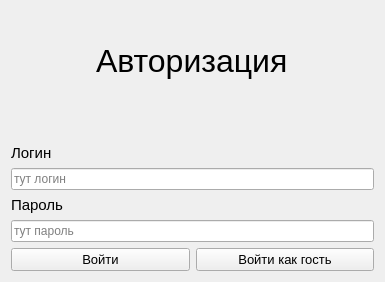
<?xml version="1.0" encoding="UTF-8"?>
<ui version="4.0">
 <class>AuthForm</class>
 <widget class="QWidget" name="AuthForm">
  <property name="geometry">
   <rect>
    <x>0</x>
    <y>0</y>
    <width>385</width>
    <height>282</height>
   </rect>
  </property>
  <property name="windowTitle">
   <string>Авторизация</string>
  </property>
  <layout class="QVBoxLayout" name="verticalLayout_2">
   <item>
    <layout class="QVBoxLayout" name="verticalLayout">
     <item>
      <layout class="QHBoxLayout" name="horizontalLayout_2">
       <item alignment="Qt::AlignmentFlag::AlignHCenter">
        <widget class="QLabel" name="label_3">
         <property name="minimumSize">
          <size>
           <width>100</width>
           <height>100</height>
          </size>
         </property>
         <property name="font">
          <font>
           <pointsize>24</pointsize>
          </font>
         </property>
         <property name="text">
          <string>Авторизация</string>
         </property>
        </widget>
       </item>
      </layout>
     </item>
     <item>
      <spacer name="verticalSpacer">
       <property name="orientation">
        <enum>Qt::Orientation::Vertical</enum>
       </property>
       <property name="sizeHint" stdset="0">
        <size>
         <width>20</width>
         <height>40</height>
        </size>
       </property>
      </spacer>
     </item>
     <item>
      <widget class="QLabel" name="label">
       <property name="font">
        <font>
         <pointsize>11</pointsize>
        </font>
       </property>
       <property name="text">
        <string>Логин</string>
       </property>
      </widget>
     </item>
     <item>
      <widget class="QLineEdit" name="lineEdit_login">
       <property name="placeholderText">
        <string>тут логин</string>
       </property>
      </widget>
     </item>
     <item>
      <widget class="QLabel" name="label_2">
       <property name="font">
        <font>
         <pointsize>11</pointsize>
        </font>
       </property>
       <property name="text">
        <string>Пароль</string>
       </property>
      </widget>
     </item>
     <item>
      <widget class="QLineEdit" name="lineEdit_password">
       <property name="placeholderText">
        <string>тут пароль</string>
       </property>
      </widget>
     </item>
     <item>
      <layout class="QHBoxLayout" name="horizontalLayout">
       <item>
        <widget class="QPushButton" name="pushButton">
         <property name="font">
          <font>
           <pointsize>10</pointsize>
          </font>
         </property>
         <property name="text">
          <string>Войти</string>
         </property>
        </widget>
       </item>
       <item>
        <widget class="QPushButton" name="pushButton_2">
         <property name="font">
          <font>
           <pointsize>10</pointsize>
          </font>
         </property>
         <property name="text">
          <string>Войти как гость</string>
         </property>
        </widget>
       </item>
      </layout>
     </item>
    </layout>
   </item>
  </layout>
 </widget>
 <resources/>
 <connections/>
</ui>
